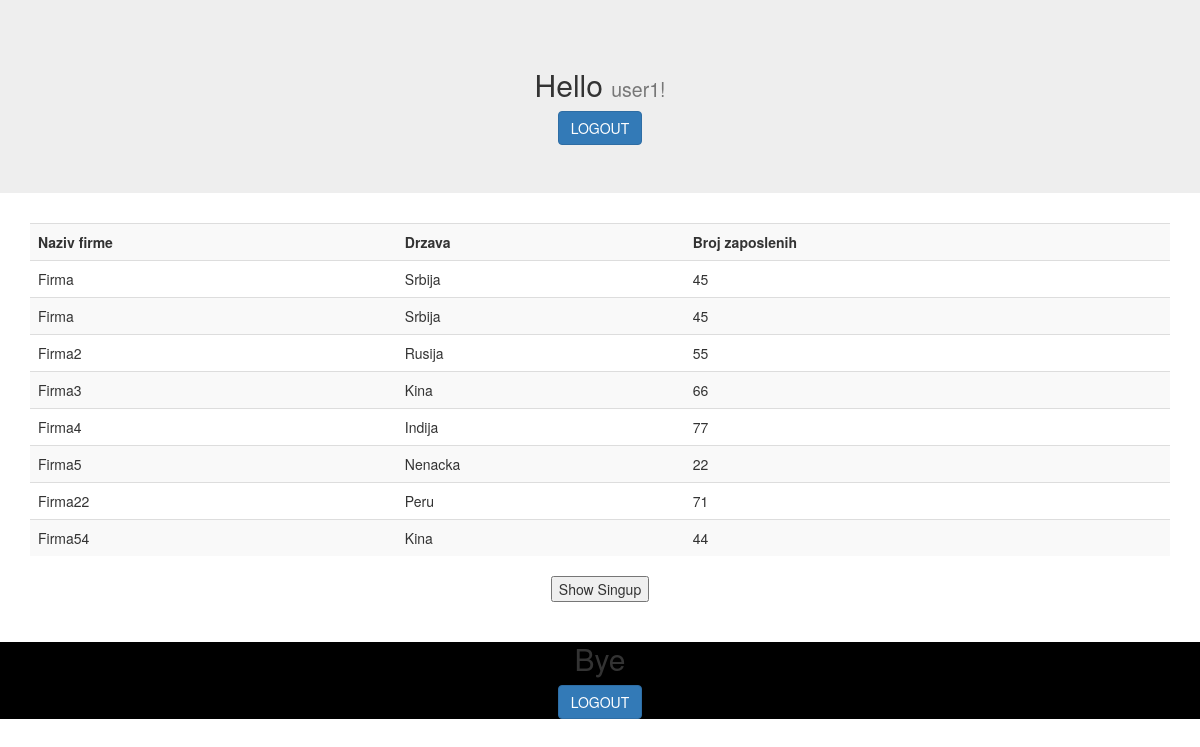
The page /home.php (signed in) on the database its author committed.
### tables this page shows
CREATE TABLE `user` (
  `id` int(11) NOT NULL,
  `username` varchar(30) NOT NULL,
  `password` varchar(20) NOT NULL
);

CREATE TABLE `firme` (
  `id_firme` int(11) NOT NULL,
  `naziv_firme` varchar(30) NOT NULL,
  `drzava` varchar(20) NOT NULL,
  `br_zap` int(11) NOT NULL,
  `napravio` varchar(30) NOT NULL
);

### Classes/Firma.php (the view, shortened to what this page needs)
<?php
class Firma {
    public function get_firme($table) {
        $conn = db();
        echo '<table class="table table-striped">';
        echo "<tr><th>Naziv firme</th><th>Drzava</th><th>Broj zaposlenih</th></tr>";
        $sql2 = mysqli_query($conn, "select * from $table");
        while ($result = mysqli_fetch_array($sql2)) {
            echo "<tr>";
            echo "<td>" . $result['naziv_firme'] . "</td>";
            echo "<td>" . $result['drzava'] . "</td>";
            echo "<td>" . $result['br_zap'] . "</td>";
            echo "</tr>";
        }
        echo "</table>";
        return $result;
    }
}

### home.php (shortened to what this page needs)
<?php
include 'Classes/User.php';
include 'Classes/Firma.php';
$user = new User();
$id = $_SESSION['id'];
?>
<!DOCTYPE html>
<html>
    <head>
        <link rel="stylesheet" href="https://maxcdn.bootstrapcdn.com/bootstrap/3.3.7/css/bootstrap.min.css">
    </head>
    <body>
        <header>
            <div class="jumbotron text-center">
                <h2>Hello <small><?php $user->get_username($id); ?>!</small></h2>
                <a class="btn btn-primary btn-md" href="login.php">LOGOUT</a>
            </div>
        </header>
        <main>
            <div class="container" style>
                <?php
                $obj = new Firma();
                $obj->get_firme("firme");
                ?>
            </div>
            <?php include "new_firma.php"; ?>
        </main>
        <footer class="footer page-footer font-small blue pt-4" style="background-color: black;">
            <div class="text-center">
                <h2>Bye</h2>
                <a class="btn btn-primary btn-md" href="login.php">LOGOUT</a>
            </div>
        </footer>
    </body>
</html>

### Classes/User.php (shortened to what this page needs)
<?php
class User {
    public function get_username($id) {
        $conn = db();
        $sql = "SELECT username FROM user WHERE id = $id";
        $result = $conn->query($sql);
        $user_data = $result->fetch_assoc();
        echo $user_data['username'];
    }
}

### new_firma.php (shortened to what this page needs)
<html>
    <center>
        <input type="button" id="show_singup" value="Show Singup">
        <div class="user_register">
                        <br>
                        </div>
                        </center>
                        </html>

### rows shown on the page
user: username "user1"
firme: naziv_firme "Firma", drzava "Srbija", br_zap "45"
firme: naziv_firme "Firma", drzava "Srbija", br_zap "45"
firme: naziv_firme "Firma2", drzava "Rusija", br_zap "55"
firme: naziv_firme "Firma3", drzava "Kina", br_zap "66"
firme: naziv_firme "Firma4", drzava "Indija", br_zap "77"
firme: naziv_firme "Firma5", drzava "Nenacka", br_zap "22"
firme: naziv_firme "Firma22", drzava "Peru", br_zap "71"
firme: naziv_firme "Firma54", drzava "Kina", br_zap "44"
